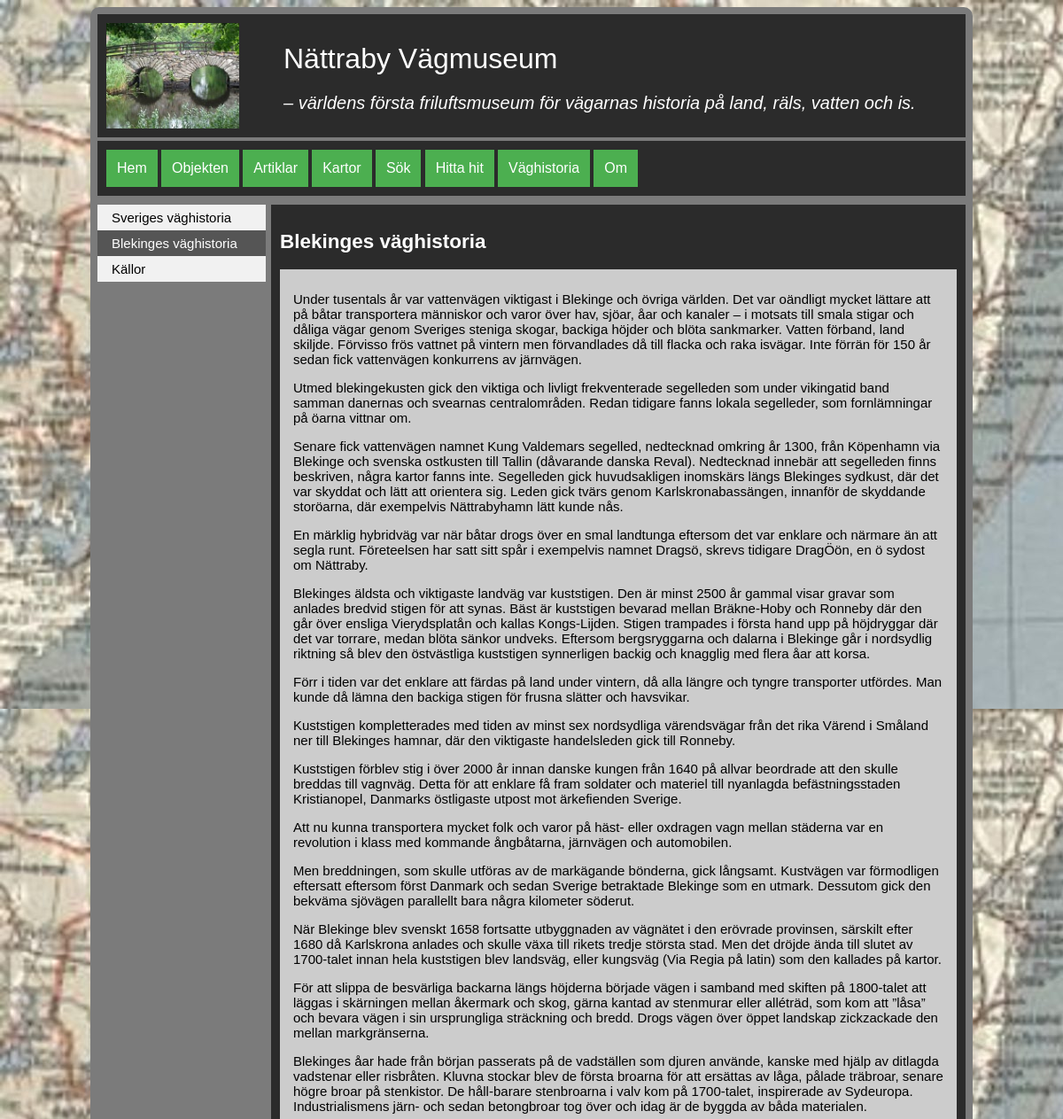
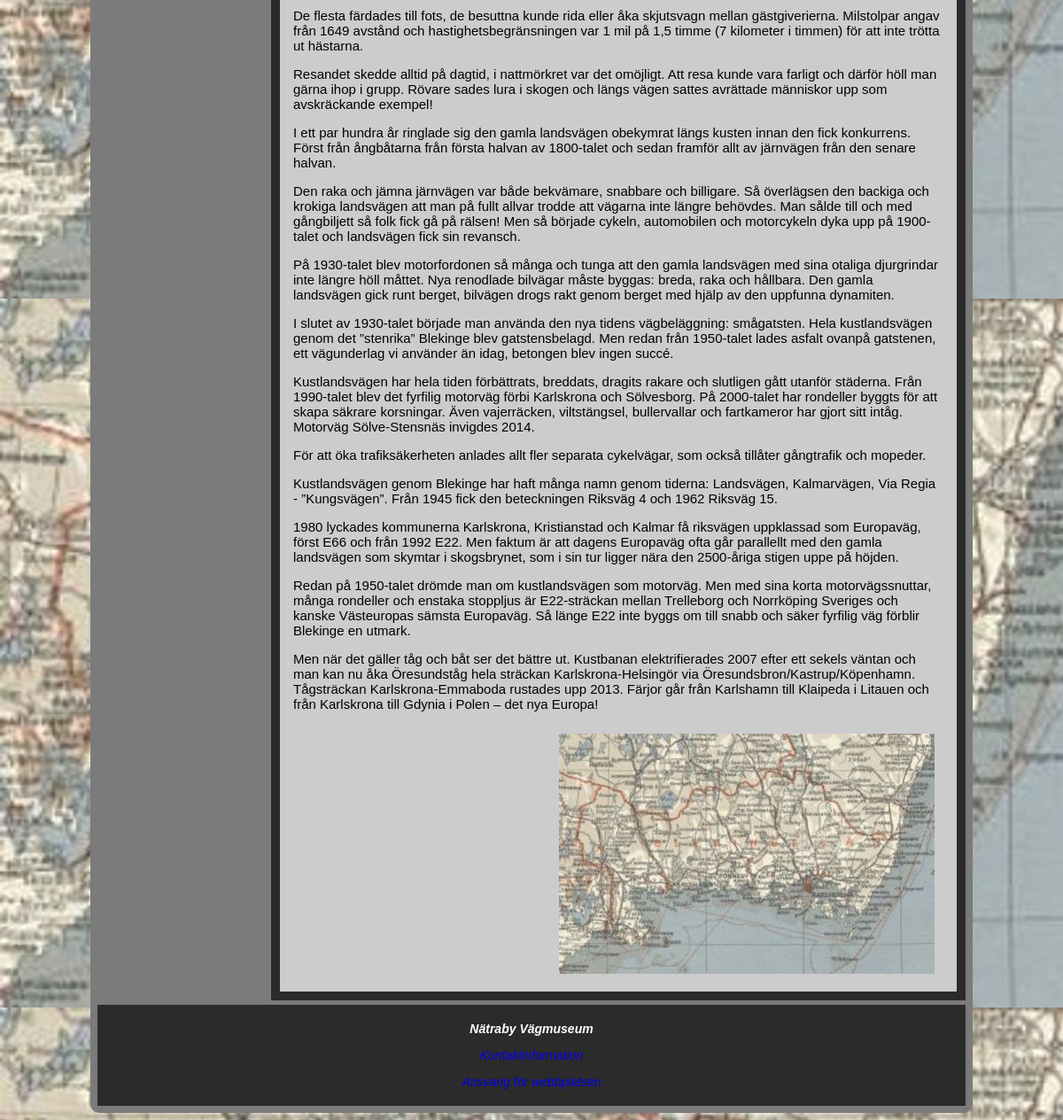
Page /historypage.php?page=blekinges-vaghistoria on the committed database (2 pictures, top to bottom).
### tables this page shows
CREATE TABLE article
(
    id INTEGER PRIMARY KEY NOT NULL,
    name TEXT UNIQUE NOT NULL,
    title TEXT NOT NULL,
    data TEXT NOT NULL,
    author TEXT NOT NULL,
    gps TEXT,
    mapImage TEXT,
    image1 TEXT,
    image1Alt TEXT,
    image1Text, TEXT,
    image2 TEXT,
    image2Alt TEXT,
    image2Text TEXT
);

### historypage.php (called while the page is built, shortened)
<?php
require __DIR__ . "/view/header.php";
require __DIR__ . "/view/report_multi.php";
require __DIR__ . "/view/footer.php";

### view/history2.php (the view, shortened to what this page needs)
<?php
    $db = connectToDatabase($dsn2);
    $sql = "SELECT * FROM article;";
    $stmt = $db->prepare($sql);
    $stmt->execute();
    $res1 = $stmt->fetchAll();
    ?>
    <section>
        <header>
            <h1><?= $res1[3]["title"]; ?></h1>
        </header>
    <article>
<div class="history">
<?= $res1[3]["data"]; ?></div>
    </article>
</section>

### view/header.php (shortened to what this page needs)
<?php
    $db = connectToDatabase($dsn2);
    $sql = "SELECT * FROM article;";
    $stmt = $db->prepare($sql);
    $stmt->execute();
    $res1 = $stmt->fetchAll();
    ?>
 <!doctype html>
<html lang="sv">
<head>
    <link rel="stylesheet" href="css/style.css">
</head>
<body>
    <header class="site-header">
        <img class="image2"src="img\250\tva-valvig-stenbro-over-nattrabyan.jpg" alt="Skylt gamla landsvägen" />
        <span class="site-title"><?= $res1[0]["title"]; ?></span>
        <span class="site-slogan"><?= $res1[0]["TEXT"]; ?></span>
    </header>
    <nav class="navbar">
        <a class="<?= basename($_SERVER['REQUEST_URI']) == "index.php" ? "selected" : ""; ?>" href="index.php">Hem</a>
        <a class="<?= basename($_SERVER['REQUEST_URI']) == "objectspage.php" ? "selected" : ""; ?>" href="objectspage.php">Objekten</a>
        <a class="<?= basename($_SERVER['REQUEST_URI']) == "articelspage.php" ? "selected" : ""; ?>" href="articelspage.php">Artiklar</a>
        <a class="<?= basename($_SERVER['REQUEST_URI']) == "mapshome.php" ? "selected" : ""; ?>" href="mapshome.php">Kartor</a>
        <a class="<?= basename($_SERVER['REQUEST_URI']) == "search.php" ? "selected" : ""; ?>" href="search.php">Sök</a>
        <a class="<?= basename($_SERVER['REQUEST_URI']) == "contact.php" ? "selected" : ""; ?>" href="contact.php">Hitta hit</a>
        <a class="<?= basename($_SERVER['REQUEST_URI']) == "historypage.php" ? "selected" : ""; ?>" href="historypage.php">Väghistoria</a>
        <a class="<?= basename($_SERVER['REQUEST_URI']) == "aboutpage.php" ? "selected" : ""; ?>" href="aboutpage.php">Om</a>
    </nav>
<main>

### css/style.css (style rules this page uses)
html { overflow-y: scroll; background-image: url("../img/800/karta-blekinge.jpg"); }
main { min-height: 30em; overflow: auto; }
div.history img { float: right; padding: 10px; height: auto; }
.image2 { padding-left: 10px; padding-bottom: 10px; padding-top: 10px; float: left; width: 150px; }
body { margin: 8px auto; padding: 8px; width: 980px; background-color: #7b7b7b; border-radius: 10px; font-family: Helvetica, Arial, sans-serif; font-size: 15px; }
.site-header { overflow: auto; background-color: #2b2b2b; color: white; }
.site-title { display: block; padding-top: 1em; padding-left: 50px; font-size: 32px; overflow: auto; }
.site-slogan { display: block; padding-left: 50px; padding-top: 1em; font-style: italic; overflow: auto; font-size: 20px; }
a:link { text-decoration: none; }
.navbar { padding: 10px; background-color: #2b2b2b; margin-top: 4px; }
.navbar a { display: inline-block; background-color: #4caf50; color: white; padding: 12px; font-size: 16px; border: none; text-decoration: none; }
section { overflow: auto; background-color: #2b2b2b; color: white; margin-top: 10px; padding: 10px; }
article { overflow: auto; background-color: #ccc; color: black; margin-top: 5px; padding: 10px 15px; }

### rows in the picture
article: title "Nättraby Vägmuseum", TEXT "– världens första friluftsmuseum för vägarnas historia på land, räls, vatten och is."
article: title "Blekinges väghistoria", data "Under tusentals år var vattenvägen viktigast i Blekinge och övriga världen. Det var oändligt mycket lättare att på båtar transportera människor och varor över hav, sjöar, åar och kanaler – i motsats till smala stigar och dåliga vägar genom Sveriges steniga skogar, backiga höjder och blöta sankmarker. Vatten förband, land skiljde. Förvisso frös vattnet på vintern men förvandlades då till flacka och raka isvägar. Inte förrän för 150 år sedan fick vattenvägen konkurrens av järnvägen. Utmed blekingekusten gick den viktiga och livligt frekventerade segelleden som under vikingatid band samman danernas och svearnas centralområden. Redan tidigare fanns lokala segelleder, som fornlämningar på öarna…", data (picture)

### other values in the picture
$value["titel"] "Sveriges väghistoria"
$value["titel"] "Blekinges väghistoria"
$value["titel"] "Källor"
